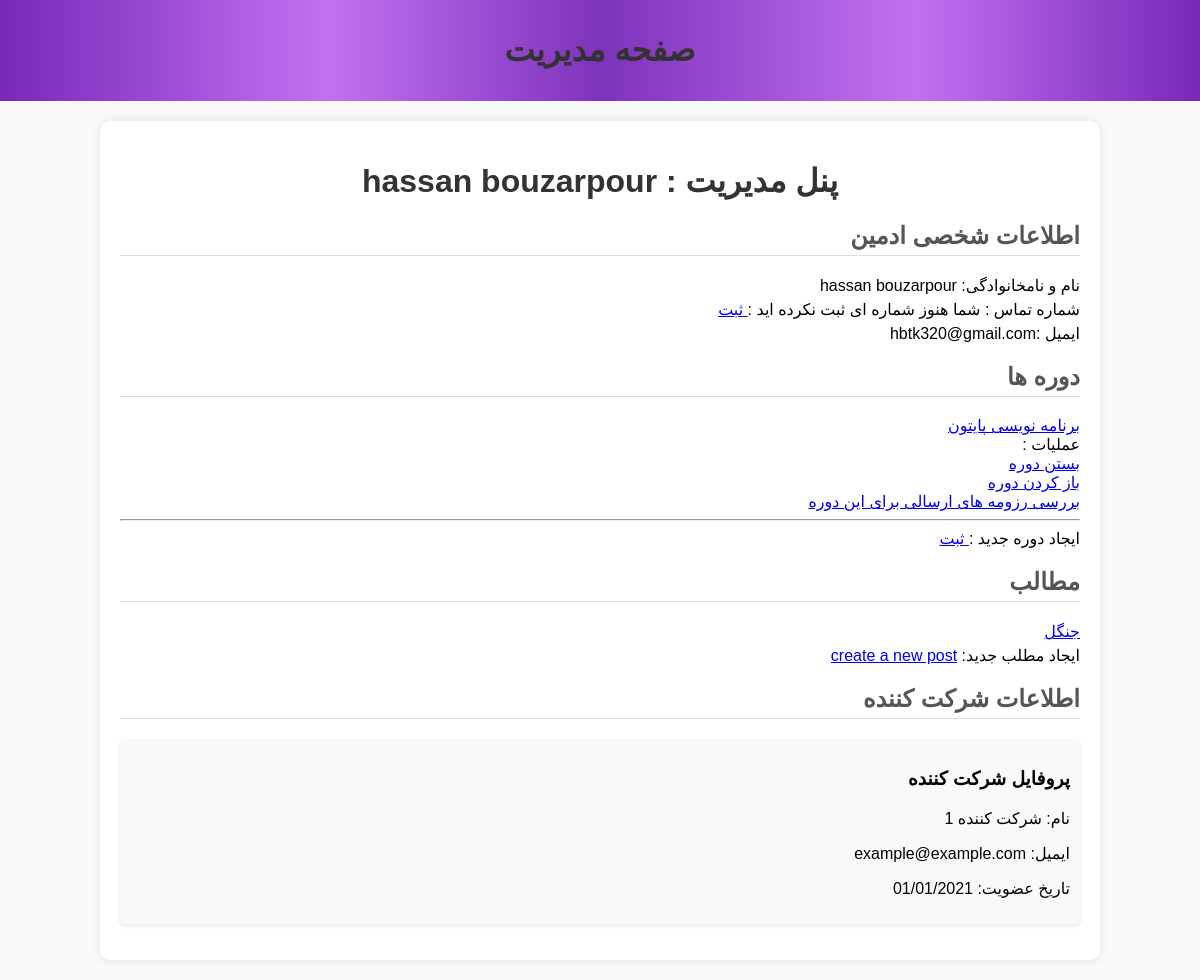
The page /admin-panel (signed in) on the database as committed earlier.
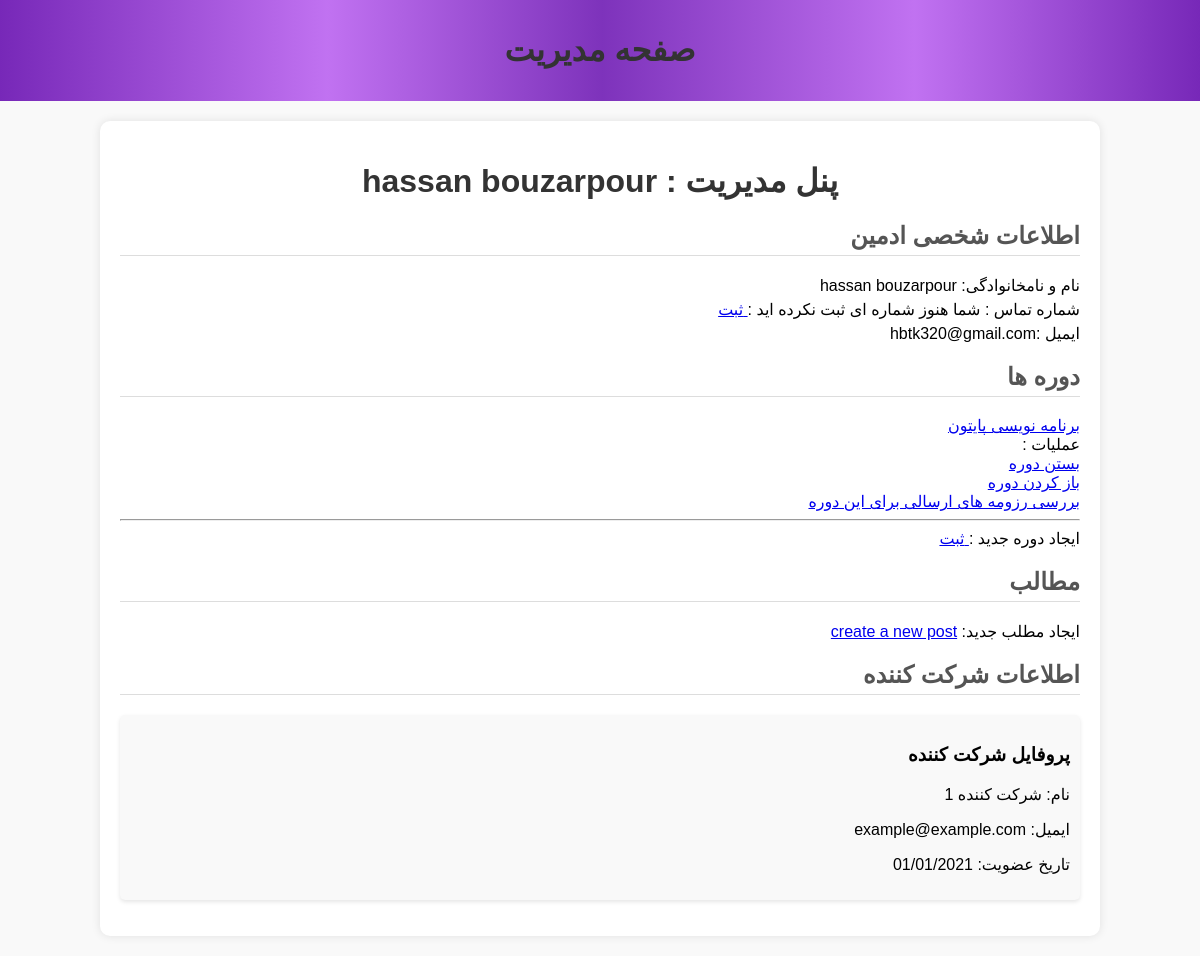
The same page on the database as committed later.
### runnit_project/models.py (models this page shows, shortened)
class User(db.Model):
    user_id = db.Column(db.Integer, primary_key=True)
    firstname = db.Column(db.String(50), nullable=False)
    lastname = db.Column(db.String(50), nullable=False)
    email = db.Column(db.String(100), unique=True, nullable=False)
    phone_number = db.Column(db.String(15), nullable=True)
    profile_pic = db.Column(db.String(200))
    resume = db.Column(db.String(150), nullable=True)  # Stores the resume file path
    resume_approved = db.Column(SQLAEnum(ResumeStatus), nullable=True)
    iqtest_score = db.Column(db.Integer, nullable=True)
    _password = db.Column(db.String(250), nullable=False)
    is_admin = db.Column(db.Boolean, default=False)
    is_superuser = db.Column(db.Boolean, default=False)
    is_authenticated = db.Column(db.Boolean, default=False)
    posts = db.relationship('Post', backref='user', lazy=True)
    comments = db.relationship('Comment', backref='user', lazy=True)
    ratings = db.relationship('Rating', backref='user', lazy=True)
    resume = db.relationship("Resume", back_populates="user", uselist=False)  # uselist=False ensures one-to-one
    course = db.relationship('Course', backref='user', lazy=True)
    iqtest = db.relationship('IQTest', backref='user', lazy=True)
    type = db.Column(db.String(50))
    @property
    def password(self):
        raise AttributeError("password is not a readable attribute")

class Admin(User):
    def __init__(self, firstname, lastname, email, password, **kwargs):
        super().__init__(firstname=firstname, lastname=lastname, email=email, password=password, **kwargs)
        self.is_admin = True

class Course(db.Model):
    user_id = db.Column(db.Integer, db.ForeignKey('user.user_id'), nullable=False)
    course_id = db.Column(db.Integer, primary_key=True)
    name = db.Column(db.String(100), nullable=False)
    body = db.Column(db.Text, nullable=False)
    rating = db.Column(db.Integer)
    image = db.Column(db.String(200))
    closed = db.Column(db.Boolean, default=False)

class Post(db.Model):
    post_id = db.Column(db.Integer, primary_key=True)
    title = db.Column(db.String(100), nullable=False)
    body = db.Column(db.Text, nullable=False)
    image = db.Column(db.String(200),nullable = True)
    user_id = db.Column(db.Integer, db.ForeignKey('user.user_id'), nullable=False)

### runnit_project/routes.py (the view)
@app.route("/admin-panel")
@admin_required
@login_required
def admin_panel():
    user_id = session["user_id"]
    user = User.query.filter_by(user_id = user_id).first()
    courses = Course.query.filter_by(user_id = user_id)
    posts = Post.query.filter_by(user_id = user_id)
    return render_template("admin_panel.html",user=user,courses = courses,posts=posts)

### run.py (called while the page is built, shortened)
@app.before_request
def create_initials():
    if not "language" in session:
        session["language"] = 'fa'
    global initialization_done

### runnit_project/templates/admin_panel.html (shortened to what this page needs)
<!DOCTYPE html>
<html lang="fa">
<head>
    <link rel="stylesheet" type="text/css" href="../../static/css/style2.css">
</head>
<body>
    <header>
        <h1>صفحه مدیریت</h1>
    </header>
    <div class="admin-panel">
        <h1>پنل مدیریت : {{user.firstname}} {{user.lastname}} </h1>
        <ul>
        <div class="courses">
            <h2>اطلاعات شخصی ادمین</h2>
            <ul>
                <li>نام و نامخانوادگی: {{user.firstname}} {{user.lastname}}</li>
                <li>شماره تماس :{%if user.phone %}{{user.phone}}{% else %} شما هنوز شماره ای ثبت نکرده اید  :<a href="{{url_for('enter_phone')}}"> ثبت</a>{% endif %}</li>
                <li>ایمیل :{{user.email}} </li>
            </ul>
        </div>
                <div class="members">
                    <h2>دوره ها</h2>
                    <ul>{% if courses %}
                        {% for course in  courses %}
                        <li><a href="{{url_for('course_detail' , course_id = course.course_id)}}"> {{course.name}}</a><div>  عملیات :</div><a href="{{url_for('close_course',course_id = course.course_id)}}"> بستن دوره </a> <br> <a href="{{url_for('open_course',course_id = course.course_id)}}">  باز کردن دوره </a><br> <a href="{{url_for('view_course_resumes',course_id = course.course_id)}}"> بررسی رزومه های ارسالی برای این دوره</a><hr>
                            {% endfor %}
                    </ul>
                    ایجاد دوره جدید :<a href="{{ url_for('create_course') }}"> ثبت</a></li>
                </div>
                {% else %}
                هنوز دوره ای ایجاد نکرده اید :
                 <a href="{{ url_for('create_course') }}"> ایجاد دوره جدید </a></li>
                </div>
                {% endif %}
        <div class="courses">
            <h2>مطالب</h2>
            <ul>{% if posts %}
                {% for post in posts %}
                <li><a href="{{url_for('post_detail',post_id = post.post_id)}}">{{post.title}}</a></li>
                {% endfor %}
            </ul>
           ایجاد مطلب جدید: <a href="{{ url_for('create_post') }}"> create a new post</a></li>
        </div>
        {% else %}
        هنوز مطلبی ایجاد نکرده اید :
        <a href="{{ url_for('create_post') }}"> ایجاد مطلب جدید</a></li>
    </div>
        {% endif %}
        <div class="participant-info">
            <h2>اطلاعات شرکت کننده</h2>
            <div class="profile">
                <h3>پروفایل شرکت کننده</h3>
                <p>نام: شرکت کننده 1</p>
                <p>ایمیل: example@example.com</p>
                <p>تاریخ عضویت: 01/01/2021</p>
            </div>
        </div>
    </div>
</body>
</html>

### runnit_project/templates/css/style2.css (style rules this page uses)
body { font-family: 'Tahoma', sans-serif; direction: rtl; background-color: #f9f9f9; margin: 0; padding: 0; }
.admin-panel { width: 80%; margin: 20px auto; background-color: #fff; padding: 20px; border-radius: 10px; box-shadow: 0 0 10px rgba(0, 0, 0, 0.1); }
h1 { text-align: center; color: #333; }
h2 { color: #555; border-bottom: 1px solid #ddd; padding-bottom: 5px; }
ul { list-style-type: none; padding: 0; }
li { margin: 5px 0; }
.profile { background-color: #f9f9f9; padding: 10px; border-radius: 5px; box-shadow: 0 2px 4px rgba(0, 0, 0, 0.1); }

### runnit_project/templates/admin_panel.html (style rules this page uses)
header { background-image: linear-gradient(270deg, #7728b8, #b95ff0e0 23.78%, #7728b8f2 49.83%, #b95ff0e0 72.74%, #7728b8); color: white; text-align: center; padding: 10px 0; }

Rows that differ between the two databases and show on the page:
removed Post: title "جنگل"
